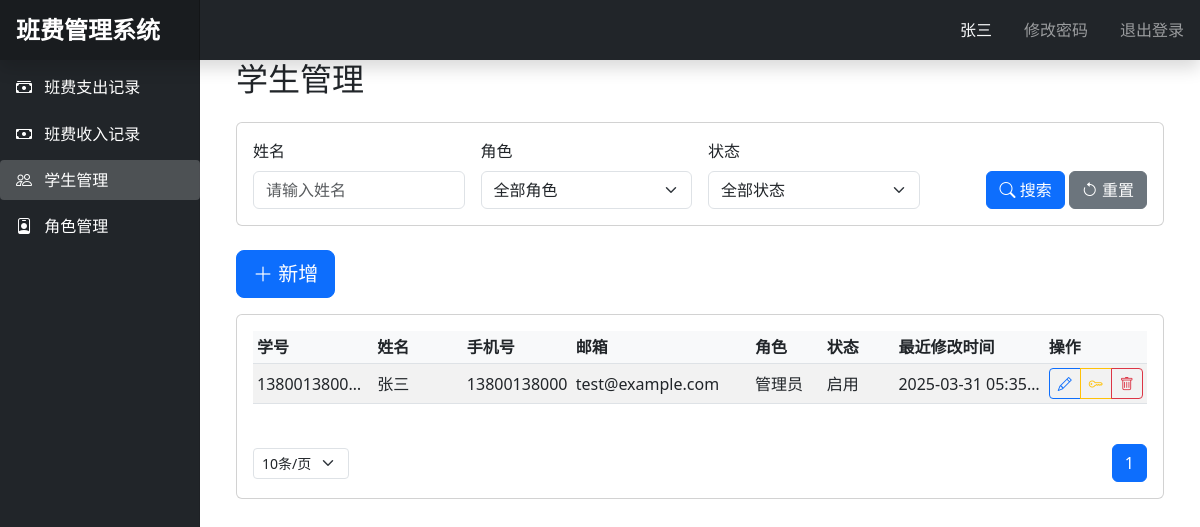
The page /students?page=1&name=&role=&status=&per_page=10 (signed in) on the database its author committed.
### app.py (models this page shows, shortened)
class Student(db.Model):
    id = db.Column(db.Integer, primary_key=True)
    student_no = db.Column(db.String(20), unique=True, nullable=False)
    name = db.Column(db.String(50), nullable=False)
    phone = db.Column(db.String(20), nullable=False)
    email = db.Column(db.String(100), nullable=False)
    role = db.Column(db.String(20), nullable=False)
    status = db.Column(db.String(20), nullable=False, default='启用')
    password_hash = db.Column(db.String(120), nullable=False, default='123456')  # 添加密码字段
    created_at = db.Column(db.DateTime, default=datetime.utcnow)
    is_active = True
    is_authenticated = True
    is_anonymous = False

### app.py (the view)
@app.route('/students')
@login_required
def students():
    page = request.args.get('page', 1, type=int)
    per_page = request.args.get('per_page', 10, type=int)
    query = Student.query
    name = request.args.get('name', '')
    if name:
        query = query.filter(Student.name.like(f'%{name}%'))
    role = request.args.get('role', '')
    if role:
        query = query.filter(Student.role == role)
    status = request.args.get('status', '')
    if status:
        query = query.filter(Student.status == status)
    pagination = query.order_by(Student.created_at.desc()).paginate(
        page=page, per_page=per_page, error_out=False)
    return render_template('students.html', students=pagination.items, pagination=pagination)

### app.py (called while the page is built)
@login_manager.user_loader
def load_user(user_id):
    return Student.query.get(int(user_id))

### templates/students.html (shortened to what this page needs)
{% extends "base.html" %}
{% block content %}
    <div class="container-fluid" style="max-width: 1600px; margin: 0 auto;">
        <h2 class="mb-4">学生管理</h2>
        <div class="card mb-4">
            <div class="card-body">
                <form method="GET" class="row g-3 align-items-end">
                    <div class="col-md-3">
                        <label class="form-label">姓名</label>
                        <input type="text" class="form-control" name="name" placeholder="请输入姓名"
                               value="{{ request.args.get('name', '') }}">
                    </div>
                    <div class="col-md-3">
                        <label class="form-label">角色</label>
                        <select class="form-select" name="role">
                            <option value="">全部角色</option>
                        </select>
                    </div>
                    <div class="col-md-3">
                        <label class="form-label">状态</label>
                        <select class="form-select" name="status">
                            <option value="">全部状态</option>
                        </select>
                    </div>
                    <div class="col-md-3 text-end">
                        <button type="submit" class="btn btn-primary">
                            <i class="bi bi-search"></i> 搜索
                        </button>
                        <a href="{{ url_for('students') }}" class="btn btn-secondary">
                            <i class="bi bi-arrow-counterclockwise"></i> 重置
                        </a>
                    </div>
                </form>
            </div>
        </div>
        <div class="mb-3">
            <button class="btn btn-primary btn-lg" data-bs-toggle="modal" data-bs-target="#addStudentModal">
                <i class="bi bi-plus-lg"></i> 新增
            </button>
        </div>
        <div class="card">
            <div class="card-body">
                <div class="table-responsive">
                    <table class="table table-striped table-hover table-sm">
                        <thead>
                        <tr>
                            <th style="width: 10%" class="fs-6">学号</th>
                            <th style="width: 10%" class="fs-6">姓名</th>
                            <th style="width: 12%" class="fs-6">手机号</th>
                            <th style="width: 20%" class="fs-6">邮箱</th>
                            <th style="width: 8%" class="fs-6">角色</th>
                            <th style="width: 8%" class="fs-6">状态</th>
                            <th style="width: 15%" class="fs-6">最近修改时间</th>
                            <th style="width: 10%" class="fs-6">操作</th>
                        </tr>
                        </thead>
                        <tbody>
                        {% for student in students %}
                            <tr data-id="{{ student.id }}">
                                <td class="text-truncate" style="max-width: 120px;">{{ student.student_no }}G</td>
                                <td class="text-truncate" style="max-width: 100px;">{{ student.name }}</td>
                                <td class="text-truncate" style="max-width: 120px;">{{ student.phone }}</td>
                                <td class="text-truncate" style="max-width: 200px;">{{ student.email }}</td>
                                <td class="text-truncate" style="max-width: 80px;">{{ student.role }}</td>
                                <td class="text-truncate" style="max-width: 80px;">{{ student.status }}</td>
                                <td class="text-truncate"
                                    style="max-width: 150px;">{{ student.created_at.strftime('%Y-%m-%d %H:%M:%S') }}</td>
                                <td>
                                    <div class="btn-group btn-group-sm">
                                        <button class="btn btn-outline-primary" onclick="editStudent({{ student.id }})"
                                                title="编辑">
                                            <i class="bi bi-pencil"></i>
                                        </button>
                                        <a href="{{ url_for('reset_password', student_id=student.id) }}"
                                           class="btn btn-outline-warning"
                                           title="重置密码"
                                           onclick="return confirm('确定要重置该学生的密码为123456吗？')">
                                            <i class="bi bi-key"></i>
                                        </a>
                                        <button class="btn btn-outline-danger" onclick="deleteStudent({{ student.id }})"
                                                title="删除">
                                            <i class="bi bi-trash"></i>
                                        </button>
                                    </div>
                                </td>
                            </tr>
                        {% endfor %}
                        </tbody>
                    </table>
                </div>
                <nav aria-label="Page navigation" class="mt-4">
                    <div class="d-flex justify-content-between align-items-center">
                        <div>
                            <select class="form-select form-select-sm d-inline-block w-auto"
                                    onchange="changePerPage(this.value)">
                                <option value="10" {% if request.args.get('per_page') == '10' %}selected{% endif %}>
                                    10条/页
                                </option>
                            </select>
                        </div>
                        <ul class="pagination mb-0">
                            {% for page in pagination.iter_pages() %}
                                {% if page %}
                                    <li class="page-item {% if page == pagination.page %}active{% endif %}">
                                        <a class="page-link"
                                           href="{{ url_for('students', page=page, name=request.args.get('name', ''), role=request.args.get('role', ''), status=request.args.get('status', ''), per_page=request.args.get('per_page', 10)) }}">{{ page }}</a>
                                    </li>
                                {% else %}
                                    <li class="page-item disabled"><span class="page-link">...</span></li>
                                {% endif %}
                            {% endfor %}
                        </ul>
                    </div>
                </nav>
            </div>
        </div>
    </div>
{% endblock %}

### templates/base.html (shortened to what this page needs)
<!DOCTYPE html>
<html lang="zh">
<head>
    <link href="https://cdn.jsdelivr.net/npm/bootstrap@5.3.0/dist/css/bootstrap.min.css" rel="stylesheet">
    <link href="https://cdn.jsdelivr.net/npm/bootstrap-icons@1.7.2/font/bootstrap-icons.css" rel="stylesheet">
</head>
<body>
    <nav class="navbar navbar-dark sticky-top bg-dark flex-md-nowrap p-0 shadow">
        <a class="navbar-brand col-md-3 col-lg-2 me-0 px-3" href="#">班费管理系统</a>
        <div class="navbar-nav">
            <div class="nav-item text-nowrap d-flex align-items-center">
                <span class="nav-link px-3 text-light">{{ current_user.name }}</span>
                <a class="nav-link px-3" href="{{ url_for('change_password') }}">修改密码</a>
                <a class="nav-link px-3" href="/logout">退出登录</a>
            </div>
        </div>
    </nav>
    <div class="container-fluid">
        <div class="row">
            <nav id="sidebarMenu" class="col-md-3 col-lg-2 d-md-block bg-dark sidebar collapse">
                <div class="position-sticky pt-3">
                    <ul class="nav flex-column">
                        <li class="nav-item">
                            <a class="nav-link {% if request.endpoint == 'expenses' %}active{% endif %}"
                               href="{{ url_for('expenses') }}">
                                <i class="bi bi-cash-stack"></i>
                                班费支出记录
                            </a>
                        </li>
                        <li class="nav-item">
                            <a class="nav-link {% if request.endpoint == 'income' %}active{% endif %}"
                               href="{{ url_for('income') }}">
                                <i class="bi bi-cash"></i>
                                班费收入记录
                            </a>
                        </li>
                        <li class="nav-item">
                            <a class="nav-link {% if request.endpoint == 'students' %}active{% endif %}"
                               href="{{ url_for('students') }}">
                                <i class="bi bi-people"></i>
                                学生管理
                            </a>
                        </li>
                        <li class="nav-item">
                            <a class="nav-link {% if request.endpoint == 'roles' %}active{% endif %}"
                               href="{{ url_for('roles') }}">
                                <i class="bi bi-person-badge"></i>
                                角色管理
                            </a>
                        </li>
                    </ul>
                </div>
            </nav>
            <main class="col-md-9 ms-sm-auto col-lg-10 px-md-4">
                {% block content %}{% endblock %}
            </main>
        </div>
    </div>
</body>
</html>

### templates/base.html (style rules this page uses)
.sidebar { position: fixed; top: 0; bottom: 0; left: 0; z-index: 100; padding: 48px 0 0; box-shadow: inset -1px 0 0 rgba(0, 0, 0, .1); background-color: #343a40; }
.sidebar .nav-link { font-weight: 500; color: #fff; padding: 0.5rem 1rem; margin: 0.2rem 0; border-radius: 0.25rem; }
.sidebar .nav-link.active { background-color: rgba(255, 255, 255, .2); }
.sidebar .nav-link i { margin-right: 0.5rem; }
.navbar-brand { padding-top: .75rem; padding-bottom: .75rem; font-size: 1.5rem; font-weight: bold; background-color: rgba(0, 0, 0, .25); box-shadow: inset -1px 0 0 rgba(0, 0, 0, .25); }
.table th { background-color: #f8f9fa; }
.table td { vertical-align: middle; }
.btn-group .btn { padding: 0.25rem 0.5rem; }
.form-label { font-weight: 500; }

### rows shown on the page
Student: name "张三", student_no "13800138000", phone "13800138000", email "test@example.com", role "管理员", status "启用", created_at "2025-03-31 05:35…"

### other values the page prints
{{ page }} "1"
